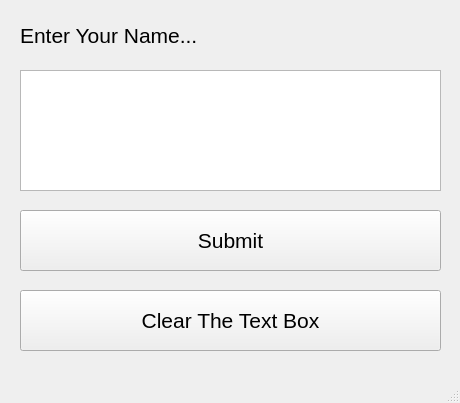
<?xml version="1.0" encoding="UTF-8"?>
<ui version="4.0">
 <class>MainWindow</class>
 <widget class="QMainWindow" name="MainWindow">
  <property name="geometry">
   <rect>
    <x>0</x>
    <y>0</y>
    <width>460</width>
    <height>403</height>
   </rect>
  </property>
  <property name="windowTitle">
   <string>MainWindow</string>
  </property>
  <widget class="QWidget" name="centralwidget">
   <widget class="QPushButton" name="pushButton">
    <property name="geometry">
     <rect>
      <x>20</x>
      <y>210</y>
      <width>421</width>
      <height>61</height>
     </rect>
    </property>
    <property name="font">
     <font>
      <pointsize>16</pointsize>
     </font>
    </property>
    <property name="text">
     <string>Submit</string>
    </property>
   </widget>
   <widget class="QTextEdit" name="textEdit">
    <property name="geometry">
     <rect>
      <x>20</x>
      <y>70</y>
      <width>421</width>
      <height>121</height>
     </rect>
    </property>
   </widget>
   <widget class="QLabel" name="label">
    <property name="geometry">
     <rect>
      <x>20</x>
      <y>20</y>
      <width>421</width>
      <height>31</height>
     </rect>
    </property>
    <property name="font">
     <font>
      <pointsize>16</pointsize>
     </font>
    </property>
    <property name="text">
     <string>Enter Your Name...</string>
    </property>
   </widget>
   <widget class="QPushButton" name="pushButton_2">
    <property name="geometry">
     <rect>
      <x>20</x>
      <y>290</y>
      <width>421</width>
      <height>61</height>
     </rect>
    </property>
    <property name="font">
     <font>
      <pointsize>16</pointsize>
     </font>
    </property>
    <property name="text">
     <string>Clear The Text Box</string>
    </property>
   </widget>
  </widget>
  <widget class="QMenuBar" name="menubar">
   <property name="geometry">
    <rect>
     <x>0</x>
     <y>0</y>
     <width>460</width>
     <height>21</height>
    </rect>
   </property>
  </widget>
  <widget class="QStatusBar" name="statusbar"/>
 </widget>
 <resources/>
 <connections/>
</ui>
